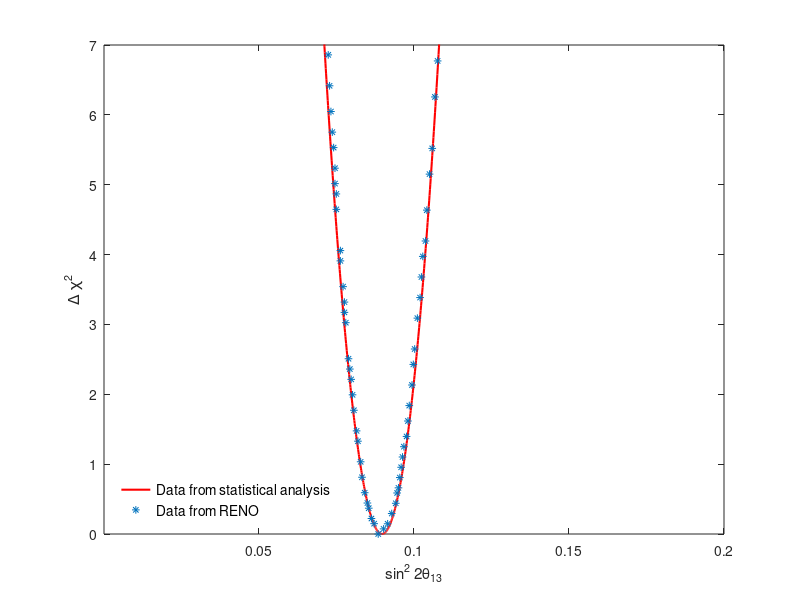

The MATLAB script that drew this image:
# reno_parabola_s22t13
data=load('parabola_s22t13_reno_data_cal.dat');
data1=load('parabol_s2_reno.dat');
val_min=min(data1(:,2));
for i=1,45
	data1(:,2)=data1(:,2)-val_min;
end

plot(data(:,1),data(:,2),"linewidth",1.5,'r',
	 data1(:,1),data1(:,2),"*",'markersize',5.5);
xlabel('sin^{2} 2\theta_{13}');
ylabel('\Delta \chi^2');
axis ([0.0,0.2, 0.0,7]);

set(gca, 'xtick', [0.05,0.1,0.15,0.2]);
h = legend ({ "Data from statistical analysis","Data from RENO"},"location", "southwest");
set(h,"fontsize",10);
legend boxoff